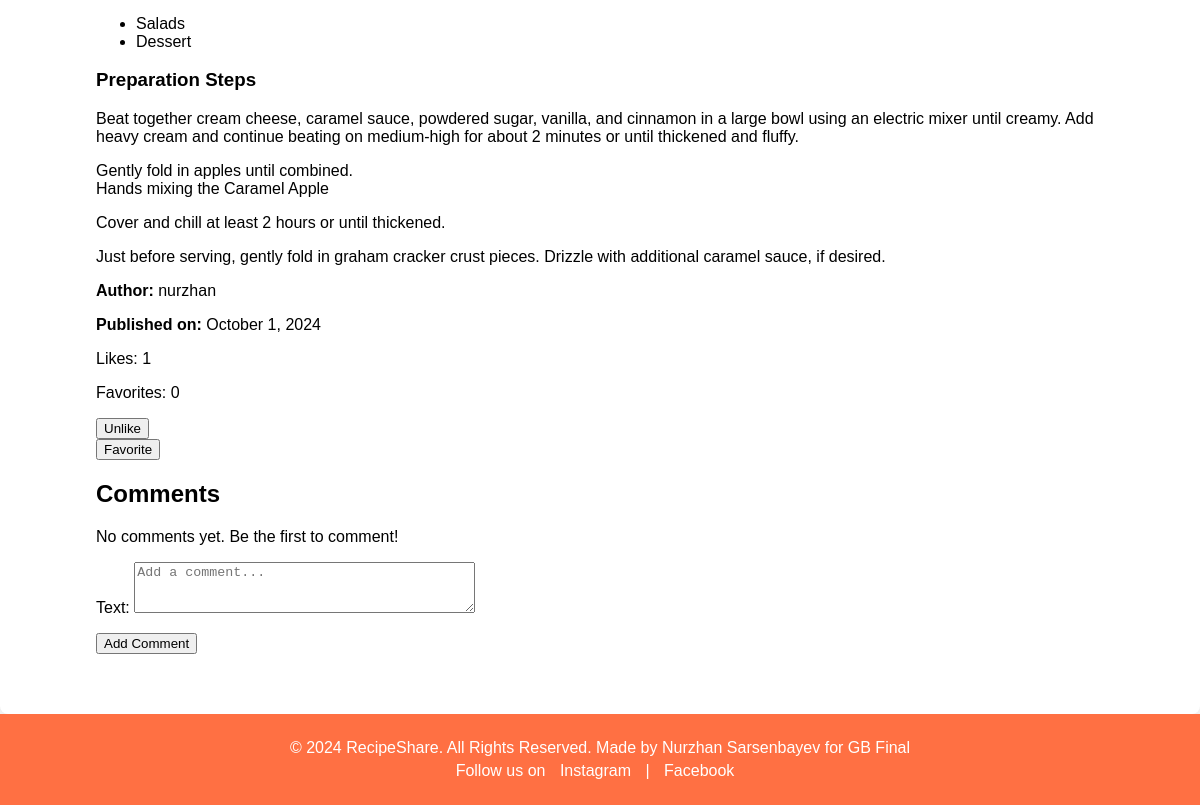
The page /recipes/11/ (signed in, lower part) on the database as committed earlier.
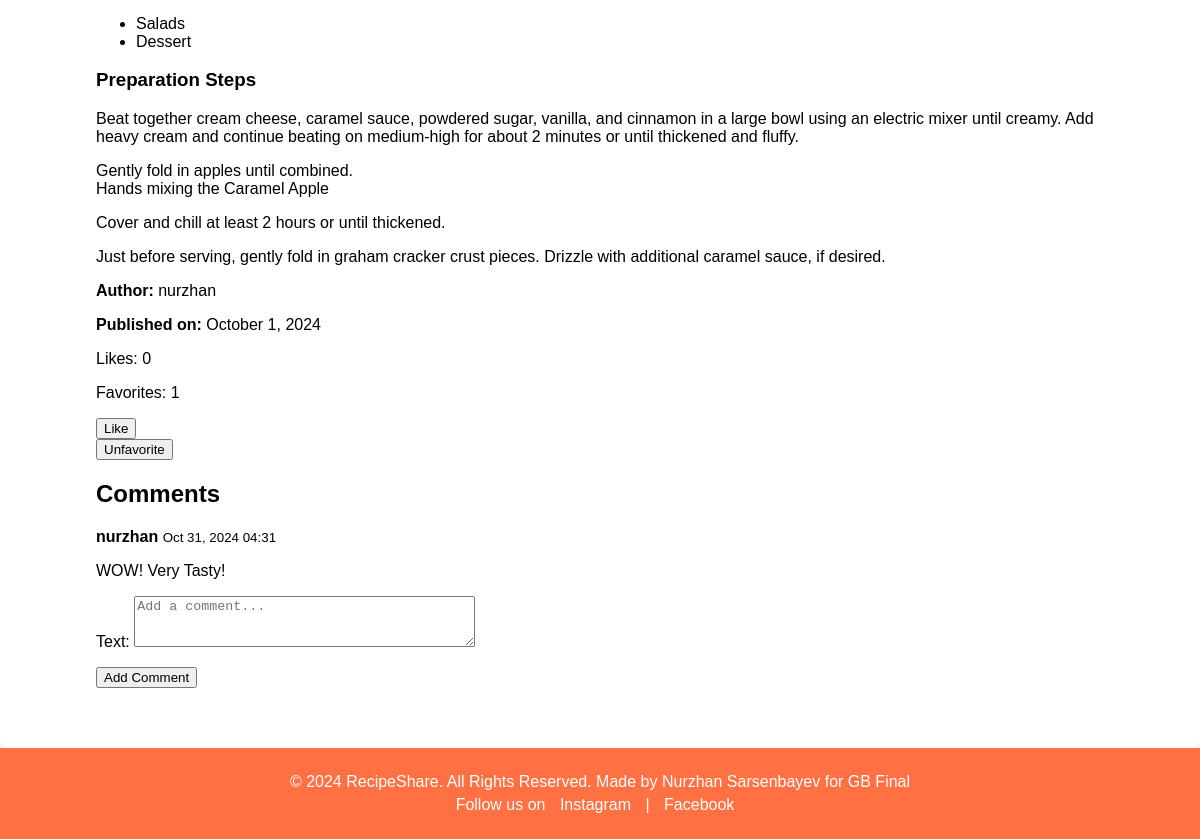
The same page on the database as committed later.
### recipe_app/models.py (models this page shows, shortened)
class Category(models.Model):
    name = models.CharField(max_length=100, unique=True,)

class Recipe(models.Model):
    title = models.CharField(max_length=100)
    description = models.TextField()
    process = models.TextField()
    cooking_time = models.IntegerField(help_text='Time in minutes')
    image = models.ImageField(upload_to='recipe_images', null=True, blank=True)
    author = models.ForeignKey(settings.AUTH_USER_MODEL,on_delete=models.CASCADE,null=True, blank=True)
    ingredients = models.ManyToManyField('Ingredient', related_name='recipes')  # Changed to ManyToMany
    categories = models.ManyToManyField('Category', related_name='recipes')  # Changed to ManyToMany
    created_at = models.DateTimeField(auto_now_add=True)
    updated_at = models.DateTimeField(auto_now=True)
    def like_count(self):
        return self.likes.count()
    def favorite_count(self):
        return self.favorites.count()

class Comment(models.Model):
    author = models.ForeignKey(settings.AUTH_USER_MODEL,on_delete=models.CASCADE,related_name='comments',null=True, blank=True)
    recipe = models.ForeignKey(Recipe,on_delete=models.CASCADE,related_name='comments')
    text = models.TextField()
    created_at = models.DateTimeField(auto_now_add=True)

### recipe_app/views.py (the view, shortened to what this page needs)
# urls.py: path('recipes/<int:pk>/', views.RecipeDetail.as_view(), name='recipe_detail'),
class RecipeDetail(DetailView):
  model = Recipe
  template_name = 'recipe_app/recipe_detail.html'
  context_object_name = 'recipe'
  def get_context_data(self, **kwargs):
    context = super().get_context_data(**kwargs)
    context['comments'] = self.object.comments.all()
    context['form'] = CommentForm()
    user = self.request.user
    context['has_liked'] = Like.objects.filter(author=user, recipe=self.object).exists()
    context['has_favorited'] = Favorite.objects.filter(author=user, recipe=self.object).exists()
    return context

### recipe_app/forms.py
class CommentForm(forms.ModelForm):
    class Meta:
        model = Comment
        fields = ['text']
        widgets = {
            'text': forms.Textarea(attrs={'rows': 3, 'placeholder': 'Add a comment...'}),
        }

### recipe_app/templates/recipe_app/recipe_detail.html (shortened to what this page needs)
{% extends './base.html' %}
{% block content %}
    <div class="recipe-detail">
<ul>
    {% for category in recipe.categories.all %}
        <li>{{ category.name }}</li>
    {% empty %}
        <li>No categories available.</li>
    {% endfor %}
</ul>
        <h3>Preparation Steps</h3>
        <p>{{ recipe.process|linebreaks }}</p>
        <p><strong>Author:</strong> {{ recipe.author.username }}</p>
        <p><strong>Published on:</strong> {{ recipe.created_at|date:"F j, Y" }}</p>
        <p>Likes: {{ recipe.like_count }}</p>
        <p>Favorites: {{ recipe.favorite_count }}</p>
<form action="{% url 'toggle_like' recipe.id %}" method="post">
    {% if has_liked %}
        <button type="submit">Unlike</button>
    {% else %}
        <button type="submit">Like</button>
    {% endif %}
</form>
<form action="{% url 'toggle_favorite' recipe.id %}" method="post">
    {% if has_favorited %}
        <button type="submit">Unfavorite</button>
    {% else %}
        <button type="submit">Favorite</button>
    {% endif %}
</form>
    <h2>Comments</h2>
<div class="comments">
    {% for comment in comments %}
        <div class="comment">
            <strong>{{ comment.author.username }}</strong>
            <small>{{ comment.created_at|date:"M d, Y H:i" }}</small>
            <p>{{ comment.text }}</p>
        </div>
    {% empty %}
        <p>No comments yet. Be the first to comment!</p>
    {% endfor %}
</div>
{% if user.is_authenticated %}
    <form method="post">
        {{ form.as_p }}
        <button type="submit">Add Comment</button>
    </form>
{% else %}
    <p>Please <a href="{% url 'login' %}">log in</a> to add a comment.</p>
{% endif %}
    </div>
{% endblock %}

Rows that differ between the two databases and show on the page:
computed for Recipe "nurzhan": like_count "1" → "0"; favorite_count "0" → "1"
added Comment: author.username "nurzhan", created_at "Oct 31, 2024 04:31", text "WOW! Very Tasty!"
Other text that changed with them:
text no longer shown: "Unlike Favorite No comments yet. Be the first to comment!"
text now shown: "Like Unfavorite"
